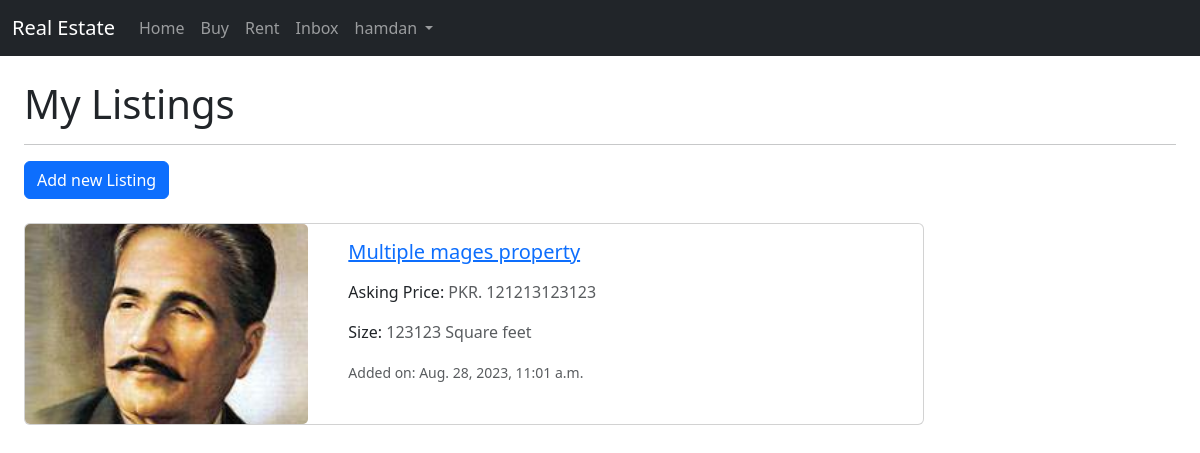
Page /user/my_listings/ (signed in) on the committed database.
### users/models.py (models this page shows)
class CustomUser(AbstractUser):
    Gender_choices = [
        ('M', 'Male'),
        ('F', 'Female'),
    ]
    gender = models.CharField(
        max_length=1, choices=Gender_choices, null=True, blank=True)

### market/models.py (models this page shows, shortened)
class Property(models.Model):
    UNIT_CHOICES = [
        ("Square feet", "sq.ft"),
        ("Square meters", "sq.m"),
        ("Marla", "marla"),
        ("Kanal", "kanal"),
    ]
    SALE_CHOICES = [
        ("Sell", "Sell"),
        ("Rent", "Rent"),
    ]
    PROVINCE_CHOICES = [
        ("Sindh", "S"),
        ("Punjab", "P"),
        ("Balochistan", "B"),
        ("KPK", "K"),
    ]
    title = models.CharField(max_length=300, blank=True, null=True)
    owner = models.ForeignKey(
        settings.AUTH_USER_MODEL, on_delete=models.CASCADE, blank=True, null=True)
    type = models.ForeignKey(
        PropertyType, on_delete=models.CASCADE, related_name="property", blank=True, null=True)
    sale_type = models.CharField(
        max_length=10, choices=SALE_CHOICES, blank=True, null=True)
    address = models.CharField(max_length=500, blank=True, null=True)
    price = models.IntegerField(blank=True, null=True)
    size = models.IntegerField(blank=True, null=True)
    size_unit = models.CharField(
        choices=UNIT_CHOICES, blank=True, null=True, max_length=100)
    description = models.TextField(blank=True, null=True)
    province = models.CharField(
        choices=PROVINCE_CHOICES, max_length=40, null=True, blank=True)
    city = models.ForeignKey(
        City, on_delete=models.CASCADE, related_name="property_city", null=True, blank=True)
    area = models.ForeignKey(
        Area, on_delete=models.CASCADE, related_name="area", null=True, blank=True)
    added_at = models.DateTimeField(
        default=timezone.now, blank=True, null=True)

class PropertyImage(models.Model):
    property = models.ForeignKey(
        Property, on_delete=models.CASCADE, related_name="property_pics")
    file = models.FileField(blank=True, upload_to=property_pic_path, verbose_name="Files",
                            validators=[validate_file_size], help_text="Allowed size is 50MB", null=True)

### users/views.py (the view)
# urls.py: path("my_listings/", views.MyListingsView, name="my_listings"),
@login_required
def MyListingsView(request):
    listings = Property.objects.filter(
        owner=request.user).order_by("-added_at")
    return render(request, "users/my_listings.html", {'listings': listings})

### users/templates/users/my_listings.html (shortened to what this page needs)
{% extends 'market/base.html' %}
{% block content %}
<main>
    <h1>My Listings</h1>
    <hr >
    <section>
        <a class="btn btn-primary" href="{% url 'users:add_listing' %}">Add new Listing</a>
        <div class="my-4">
            {% for listing in listings  %}
                <div class="card mb-3" style="max-width: 900px;">
                    <div class="row no-gutters">
                        <div class="col-md-4">
                            <img src="{% if listing.property_pics.first.file %}{{ listing.property_pics.first.file.url }}{% else %}https://static.vecteezy.com/system/resources/previews/014/554/760/original/man-profile-negative-photo-anonymous-silhouette-human-head-businessman-worker-support-illustration-vector.jpg{% endif %}"  class="card-img img-fluid" style="object-fit: cover; height: 100%; max-height: 200px;" alt="">
                        </div>
                        <div class="col-md-8">
                            <div class="card-body">
                              <h5 class="card-title">
                                <a href="{% url 'market:listing_data' listing.id %}">{{ listing.title }}</a>
                              </h5>
                              <p class="card-text">Asking Price: <span class="text-muted">PKR. {{ listing.price }}</span></p>
                              <p class="card-text">Size: <span class="text-muted">{{ listing.size }} {{ listing.size_unit }}</span></p>
                              <div ><small class="text-muted">Added on: {{ listing.added_at }}</small></div>
                            </div>
                        </div>
                    </div>
                </div>
            {% endfor %}
        </div>
    </section>
</main>
{% endblock %}

### market/templates/market/header.html (shortened to what this page needs)
<nav class="navbar navbar-expand-lg bg-dark navbar-dark">
    <div class="container-fluid">
      <a class="navbar-brand" href="{% url 'market:listing' %}">Real Estate</a>
      <div class="collapse navbar-collapse" id="navbarNavDropdown">
        <ul class="navbar-nav">
          <li class="nav-item">
            <a class="nav-link" aria-current="page" href="{% url 'market:listing' %}">Home</a>
          </li>
          <li class="nav-item">
            <a class="nav-link" href="{% url 'market:buy' %}">Buy</a>
          </li>
          <li class="nav-item">
            <a class="nav-link" href="{% url 'market:rent' %}">Rent</a>
          </li>
          {% if user.is_authenticated %}
            <li class="nav-item">
              <a class="nav-link" href="{% url 'social:inbox' %}">Inbox</a>
            </li>
            <li class="nav-item dropdown">
              <a class="nav-link dropdown-toggle" href="#" role="button" data-bs-toggle="dropdown" aria-expanded="false">
                {{ user }}
              </a>
            </li>
          {% else %}
            <li class="nav-item">
              <a class="nav-link" href="{% url 'users:login' %}">Login</a>
            </li>
          {% endif %}
        </ul>
      </div>
    </div>
  </nav>

### rows in the picture
CustomUser: username "hamdan"
Property: id.file (picture), title "Multiple mages property", price "121213123123", size "123123", size_unit "Square feet", added_at "Aug. 28, 2023, 11:01 a.m."
